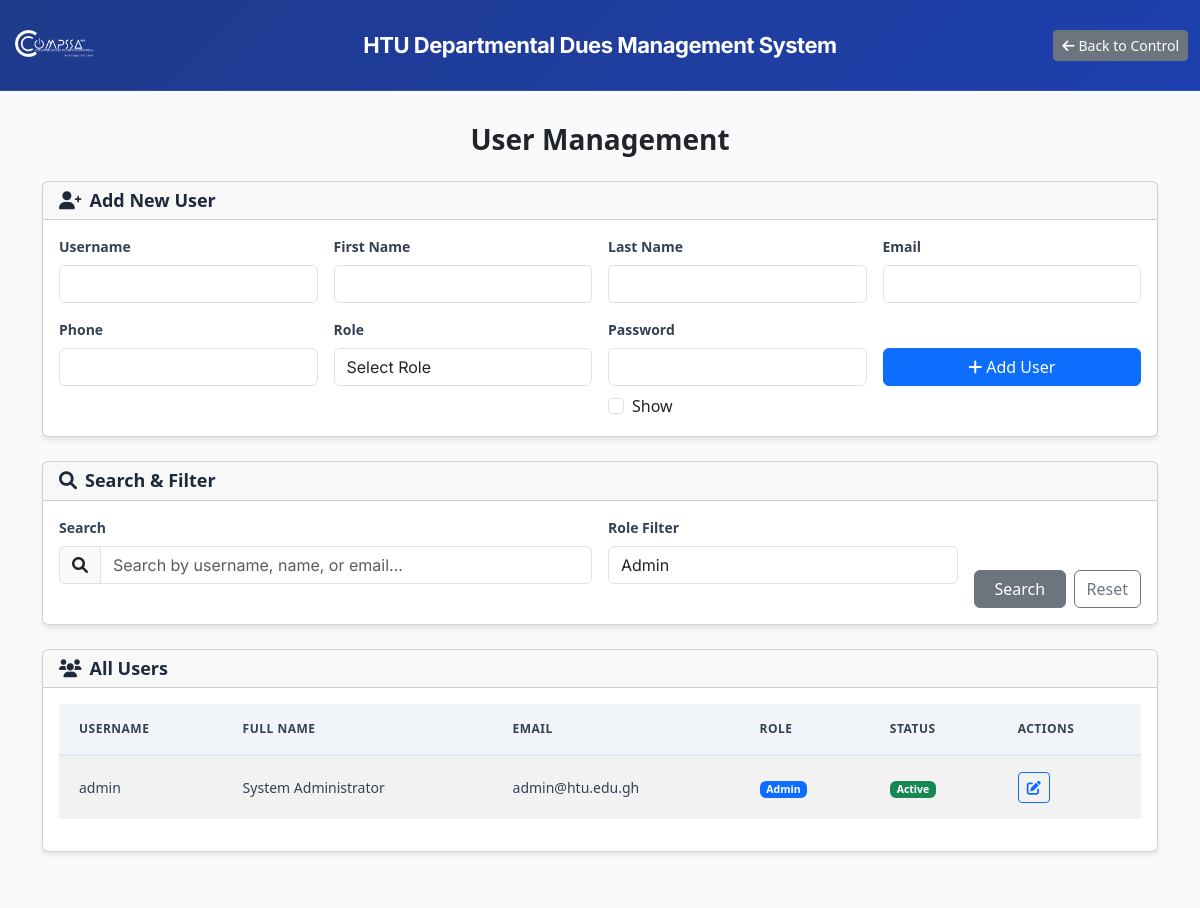
The page /windows/users.php?role_filter=admin (signed in) on the database its author committed.
### tables this page shows
CREATE TABLE users (
    user_id INT PRIMARY KEY AUTO_INCREMENT,
    username VARCHAR(50) NOT NULL UNIQUE,
    password_hash VARCHAR(255) NOT NULL,
    email VARCHAR(100) NOT NULL UNIQUE,
    phone VARCHAR(20),
    first_name VARCHAR(50),
    last_name VARCHAR(50),
    role_id INT NOT NULL,
    last_login TIMESTAMP NULL,
    login_attempts INT DEFAULT 0,
    is_locked BOOLEAN DEFAULT FALSE,
    must_change_password BOOLEAN DEFAULT TRUE,
    is_active BOOLEAN DEFAULT TRUE,
    created_at TIMESTAMP DEFAULT CURRENT_TIMESTAMP,
    updated_at TIMESTAMP DEFAULT CURRENT_TIMESTAMP ON UPDATE CURRENT_TIMESTAMP,
    deleted_at TIMESTAMP NULL,
    FOREIGN KEY (role_id) REFERENCES roles(role_id)
);

CREATE TABLE roles (
    role_id INT PRIMARY KEY AUTO_INCREMENT,
    role_name VARCHAR(50) NOT NULL UNIQUE,
    role_level INT NOT NULL DEFAULT 1,
    description TEXT,
    created_at TIMESTAMP DEFAULT CURRENT_TIMESTAMP
);

### includes/functions.php (called while the page is built, shortened)
<?php
function sanitizeInput($input) {
    return htmlspecialchars(trim($input), ENT_QUOTES, 'UTF-8');
}
?>

### windows/users.php (the view, shortened to what this page needs)
<?php
require_once '../includes/functions.php';
$users = [];
try {
    $pdo = getDBConnection();
} catch (PDOException $e) {
}
$search = sanitizeInput($_GET['search'] ?? '');
$role_filter = sanitizeInput($_GET['role_filter'] ?? '');
try {
    $pdo = getDBConnection();
    $where_clauses = ["u.deleted_at IS NULL"];
    $params = [];
    if (!empty($role_filter)) {
        $where_clauses[] = "r.role_name = ?";
        $params[] = $role_filter;
    }
    $where_sql = implode(" AND ", $where_clauses);
    $records_per_page = 15;
    $current_page = max(1, (int)($_GET['page'] ?? 1));
    $offset = ($current_page - 1) * $records_per_page;
    $sql = "SELECT u.*, r.role_name
            FROM users u
            JOIN roles r ON u.role_id = r.role_id
            WHERE $where_sql
            ORDER BY u.created_at DESC
            LIMIT $records_per_page OFFSET $offset";
    $stmt = $pdo->prepare($sql);
    $stmt->execute($params);
    $users = $stmt->fetchAll();
} catch (PDOException $e) {
    $error_message = 'Failed to fetch users: ' . $e->getMessage();
}
try {
    $stmt = $pdo->prepare("SELECT role_name FROM roles ORDER BY role_name");
    $stmt->execute();
    $roles = $stmt->fetchAll();
} catch (PDOException $e) {
    $error_message = 'Failed to fetch roles: ' . $e->getMessage();
}
?>
<!DOCTYPE html>
<html lang="en">
<head>
    <link rel="stylesheet" href="../css/style.css">
    <link href="https://cdn.jsdelivr.net/npm/bootstrap@5.3.0/dist/css/bootstrap.min.css" rel="stylesheet">
    <link href="https://cdnjs.cloudflare.com/ajax/libs/font-awesome/6.0.0/css/all.min.css" rel="stylesheet">
</head>
<body>
    <header class="app-header">
        <div class="container-fluid">
            <div class="row align-items-center">
                <div class="col-md-2">
                    <img src="../assets/compssa_logo.png" alt="HTU Logo" class="logo">
                </div>
                <div class="col-md-8 text-center">
                    <h1 class="app-title"><?php echo APP_NAME; ?></h1>
                </div>
                <div class="col-md-2 text-end">
                    <a href="control.php" class="btn btn-secondary btn-sm">
                        <i class="fas fa-arrow-left me-1"></i>Back to Control
                    </a>
                </div>
            </div>
        </div>
    </header>
    <main class="main-content">
        <div class="container">
            <div class="row">
                <div class="col-12">
                    <h2 class="text-center mb-4" style="color: var(--blue); font-size: 28px; font-weight: bold;">
                        User Management
                    </h2>
                    <div class="card mb-4">
                        <div class="card-header">
                            <h5 class="mb-0"><i class="fas fa-user-plus me-2"></i>Add New User</h5>
                        </div>
                        <div class="card-body">
                            <form method="POST" class="row g-3">
                                <div class="col-md-3">
                                    <label for="username" class="form-label">Username</label>
                                    <input type="text" class="form-control" id="username" name="username" required>
                                </div>
                                <div class="col-md-3">
                                    <label for="first_name" class="form-label">First Name</label>
                                    <input type="text" class="form-control" id="first_name" name="first_name">
                                </div>
                                <div class="col-md-3">
                                    <label for="last_name" class="form-label">Last Name</label>
                                    <input type="text" class="form-control" id="last_name" name="last_name">
                                </div>
                                <div class="col-md-3">
                                    <label for="email" class="form-label">Email</label>
                                    <input type="email" class="form-control" id="email" name="email" required>
                                </div>
                                <div class="col-md-3">
                                    <label for="phone" class="form-label">Phone</label>
                                    <input type="text" class="form-control" id="phone" name="phone">
                                </div>
                                <div class="col-md-3">
                                    <label for="role" class="form-label">Role</label>
                                    <select class="form-control" id="role" name="role" required>
                                        <option value="">Select Role</option>
                                    </select>
                                </div>
                                <div class="col-md-3">
                                    <label for="password" class="form-label">Password</label>
                                    <input type="password" class="form-control" id="password" name="password" required>
                                    <div class="form-check mt-2">
                                        <input class="form-check-input" type="checkbox" id="showAddPassword" onchange="togglePassword('password', this.checked)">
                                        <label class="form-check-label" for="showAddPassword">Show</label>
                                    </div>
                                </div>
                                <div class="col-md-3">
                                    <label class="form-label">&nbsp;</label>
                                    <button type="submit" class="btn btn-primary w-100">
                                        <i class="fas fa-plus me-1"></i>Add User
                                    </button>
                                </div>
                            </form>
                        </div>
                    </div>
                    <div class="card mb-4">
                        <div class="card-header">
                            <h5 class="mb-0"><i class="fas fa-search me-2"></i>Search & Filter</h5>
                        </div>
                        <div class="card-body">
                            <form method="GET" class="row g-3">
                                <div class="col-md-6">
                                    <label for="search" class="form-label">Search</label>
                                    <div class="input-group">
                                        <span class="input-group-text"><i class="fas fa-search"></i></span>
                                        <input type="text" class="form-control" id="search" name="search"
                                               value="<?php echo $search; ?>" placeholder="Search by username, name, or email...">
                                    </div>
                                </div>
                                <div class="col-md-4">
                                    <label for="role_filter" class="form-label">Role Filter</label>
                                    <select class="form-control" id="role_filter" name="role_filter">
                                        <?php foreach ($roles as $role_choice): ?>
                                            <option value="<?php echo $role_choice['role_name']; ?>"
                                                    <?php echo $role_filter == $role_choice['role_name'] ? 'selected' : ''; ?>>
                                                <?php echo ucfirst($role_choice['role_name']); ?>
                                            </option>
                                        <?php endforeach; ?>
                                    </select>
                                </div>
                                <div class="col-md-2 d-flex align-items-end gap-2">
                                    <button type="submit" class="btn btn-secondary flex-grow-1">
                                        Search
                                    </button>
                                    <a href="users.php" class="btn btn-outline-secondary">
                                        Reset
                                    </a>
                                </div>
                            </form>
                        </div>
                    </div>
                    <div class="card">
                        <div class="card-header">
                            <h5 class="mb-0"><i class="fas fa-users me-2"></i>All Users</h5>
                        </div>
                        <div class="card-body">
                            <div class="table-responsive">
                                <table class="table table-striped table-hover">
                                    <thead>
                                        <tr>
                                            <th>Username</th>
                                            <th>Full Name</th>
                                            <th>Email</th>
                                            <th>Role</th>
                                            <th>Status</th>
                                            <th>Actions</th>
                                        </tr>
                                    </thead>
                                    <tbody>
                                        <?php if (empty($users)): ?>
                                            <tr>
                                                <td colspan="5" class="text-center">No users found.</td>
                                            </tr>
                                        <?php else: ?>
                                            <?php foreach ($users as $user): ?>
                                                <tr>
                                                    <td><?php echo sanitizeInput($user['username']); ?></td>
                                                    <td><?php echo sanitizeInput($user['first_name'] . ' ' . $user['last_name']); ?></td>
                                                    <td><?php echo sanitizeInput($user['email']); ?></td>
                                                    <td>
                                                        <span class="badge bg-primary">
                                                            <?php echo ucfirst(sanitizeInput($user['role_name'])); ?>
                                                        </span>
                                                    </td>
                                                    <td>
                                                        <?php if ($user['is_locked']): ?>
                                                            <span class="badge bg-danger">Locked</span>
                                                        <?php elseif ($user['is_active']): ?>
                                                            <span class="badge bg-success">Active</span>
                                                        <?php else: ?>
                                                            <span class="badge bg-secondary">Inactive</span>
                                                        <?php endif; ?>
                                                    </td>
                                                    <td>
                                                        <button class="btn btn-sm btn-outline-primary" onclick='editUser(
                                                            <?php echo (int)$user["user_id"]; ?>,
                                                            <?php echo htmlspecialchars(json_encode($user["username"] ?? "")); ?>,
                                                            <?php echo htmlspecialchars(json_encode($user["email"] ?? "")); ?>,
                                                            <?php echo htmlspecialchars(json_encode($user["role_name"] ?? "")); ?>,
                                                            <?php echo htmlspecialchars(json_encode($user["first_name"] ?? "")); ?>,
                                                            <?php echo htmlspecialchars(json_encode($user["last_name"] ?? "")); ?>,
                                                            <?php echo htmlspecialchars(json_encode($user["phone"] ?? "")); ?>,
                                                            <?php echo (int)($user["is_active"] ?? 1); ?>,
                                                            <?php echo (int)($user["is_locked"] ?? 0); ?>
                                                        )'>
                                                            <i class="fas fa-edit"></i>
                                                        </button>
                                                    </td>
                                                </tr>
                                            <?php endforeach; ?>
                                        <?php endif; ?>
                                    </tbody>
                                </table>
                            </div>
                        </div>
                    </div>
                </div>
            </div>
        </div>
    </main>
</body>
</html>

### rows shown on the page
users: username "admin", first_name+last_name "System Administrator", email "admin@htu.edu.gh", role.role_name "Admin", is_locked "Active"

### other values the page prints
APP_NAME "HTU Departmental Dues Management System"
form field role_filter "Admin"
